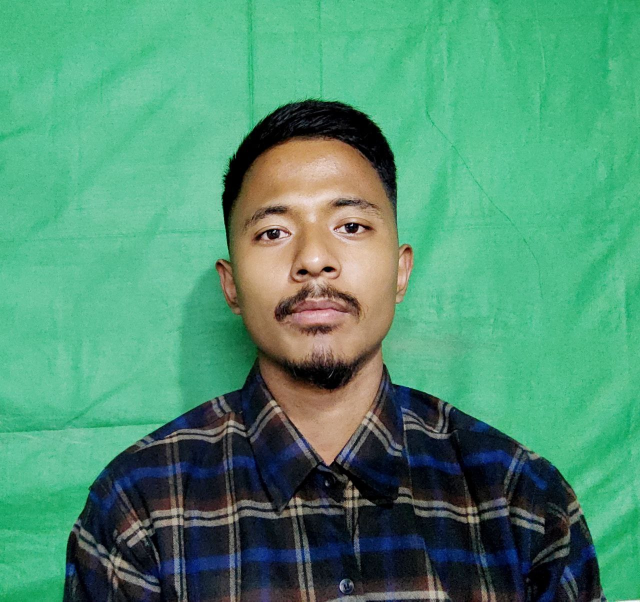
#> input picture photo_2021-10-05_20-05-10.jpg, 1280 x 1203 px (shown at 1/2 size)
$ python main.py
#> lines starting #> are read from the running program, lines starting #| are printed output that depends on the picture
#> the answer given: 100
#> the answer given: 100
from PIL import Image


def resize_image(sizel, size2):
#> called with sizel = 100, size2 = 100
    image = Image.open('photo_2021-10-05_20-05-10.jpg')
#> image is the input picture: PIL image 1280x1203 RGB; mean R, G, B 78.8, 145.4, 114.1

    print(f"Current size : {image.size}")
#| Current size : (1280, 1203)

    resized_image = image.resize((sizel, size2))
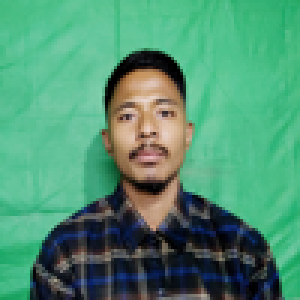
#> resized_image: PIL image 100x100 RGB (shown 3 times larger); mean R, G, B 78.8, 145.4, 114.1

    resized_image.save(' output-' + str(size1) + '.jpeg')


size1 = int(input(' Enter Width: '))
size2 = int(input('Enter Length: '))
resize_image(size1, size2)
